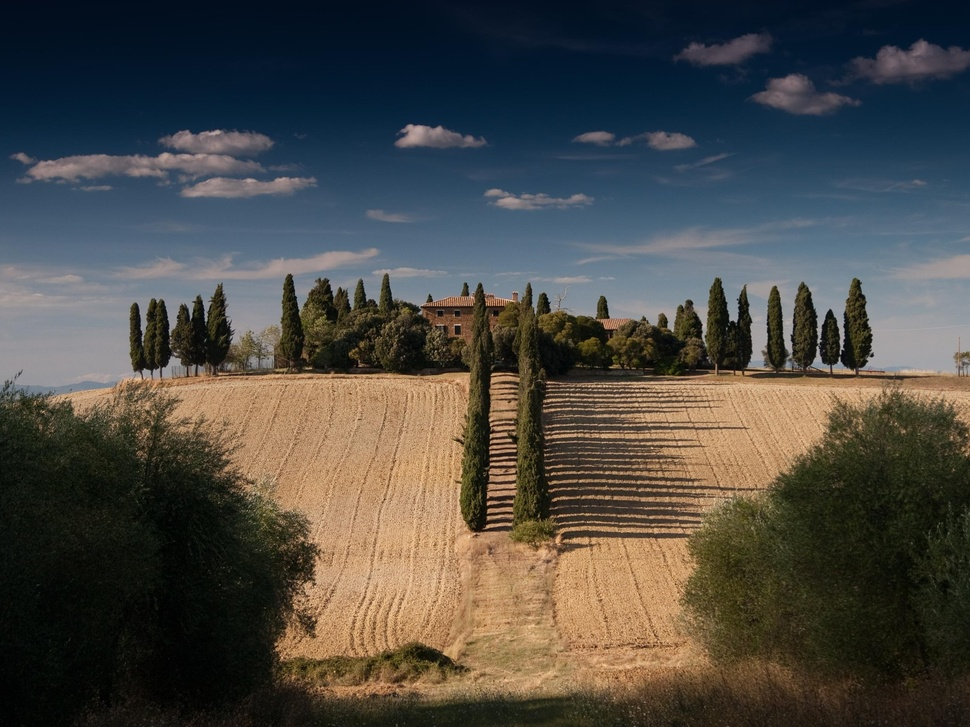
#> input picture pruebas/source.jpg, 970 x 727 px, shrunk from 2500 x 1875 before the run
$ python construirMosaico.py
#> lines starting #> are read from the running program, lines starting #| are printed output that depends on the picture
import imageio as img
import matplotlib.pyplot as plt
import os
import numpy as np
from PIL import Image
import math

def cargar_imagenes(route):
    """
    carga imagenes en una carpeta, la cual transformara en matrices numpy
    y los devolvera en una lista
    route -> direccion absoluta donde se encuentran las imagenes
    images -> lista de matrices de numpy ndarray
    """
    imagenes = []
    directory = os.fsencode(route)
    os.chdir(route)
    for file in os.listdir(directory):
        filename  = os.fsdecode(file)
        if filename.endswith(".jpg"):
            img = Image.open(filename)
            img.load()
            data = np.asarray(img,dtype="uint8")
            print(data.shape)
            imagenes.append(data)
            continue
        else:
            continue
    print("Se cargaron ", len(imagenes), "imagenes")
    return imagenes

def listaRGBtoGris(A):

    for i in range (len(A)):
        A[i] = conversion(A[i])

    return A


def listaRedim(A:[], h, w):

    for i in range (len(A)):

        A[i] = vecinoProximo(A[i], w, h)

    return A


def L1(a,b):

    return abs(np.mean(a) - np.mean(b))

def conversion(image):

    if np.array(image).ndim  < 3:
        return np.array(image)
    else:
        return np.mean(image,axis=2,dtype=np.uint8)


def vecinoProximo(A,w,h):

    A = np.array(A)

    altura, ancho = A.shape[0], A.shape[1] #dimensiones imagen

    new_image = [[A[int(altura * y / h)][int(ancho * x / w)]
                     for x in range(w)] for y in range(h)]

    return np.array(new_image)

def piezas(image, w, h): #--->lista de imagenes en partes, h y w dimensiones piezas

    image = Image.fromarray(image)

    width, height = image.size

    partes = []
    for x in range(0, width, w):
        for y in range(0, height, h):
            # print([x,y,x+w,y+h])
            partes.append((x, y, x + w, y + h))


    for i in range(len(partes)):
        partes[i] = image.crop(partes[i])
        partes[i] = np.array(partes[i])

    return partes #---> lista de la imagen en porciones np.array

def initMosaico(source, w, h, p):


    mAltura, mAncho = h * p , w * p


    return vecinoProximo(source,mAncho, mAltura)

def unir(lista_de_miniaturas,w_miniatura,h_miniatura):

    for i in range(len(lista_de_miniaturas)):
        lista_de_miniaturas[i] = np.array(lista_de_miniaturas[i])

    for i in range(len(lista_de_miniaturas)):
        lista_de_miniaturas[i] = Image.fromarray(lista_de_miniaturas[i])

    p = int(round(math.sqrt(len(lista_de_miniaturas))))

    blanco = Image.new(size = (w_miniatura* p, h_miniatura * p), mode ="L")

    coordenadas = []
    for x in range(0,blanco.size[0],w_miniatura):
        for y in range(0, blanco.size[1], h_miniatura):
            coordenadas.append((x,y,x+w_miniatura,y+h_miniatura))

    for i in range(len(lista_de_miniaturas)):
        blanco.paste(lista_de_miniaturas[i],(coordenadas[i]))

    return np.array(blanco)

def escogerMiniatura(bloque, miniaturas):

    candidatos = []
    for i in range(len(miniaturas)):

        candidatos.append(L1(bloque, miniaturas[i]))

    minimo = min(candidatos)
    index = candidatos.index(minimo)

    return index


def construirMosaico(source, miniaturas, p):

    source = np.array(source)

    for i in range (len(miniaturas)):
        miniaturas[i] = np.array(miniaturas[i])

    #source = conversion(np.array(source))

    miniaturas_en_gris = listaRGBtoGris(miniaturas)

    ejemplar = miniaturas[0]

    h,w = ejemplar.shape

    source = conversion(initMosaico(source,w,h,p))

    Height,Widht = source.shape #dimensiones ssource

    bloques = piezas(source,w,h)

    area = pow(p,2)
    indices = []
    for i in range(area):
        indices.append((escogerMiniatura(bloques[i], miniaturas_en_gris)))

    elegidas = []
    for i in indices:
        elegidas.append(miniaturas_en_gris[i])

    for i in range(area):
        elegidas[i] = Image.fromarray(elegidas[i])

    mosaico = unir(elegidas, w, h)

    return mosaico


imagen = Image.open('source.jpg')
#> imagen is the input picture: PIL image 970x727 RGB; mean R, G, B 75.6, 74, 69.3


#h,w = 88,250
p = 6


miniaturas = listaRedim(cargar_imagenes(b"C:\Users\user\Desktop\Proyecto2\imagenes"),75,100)
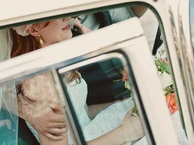
#> input picture imagenes/1013-500x375.jpg, 194 x 145 px, shrunk from 500 x 375 before the run
#> in cargar_imagenes, img is the input picture: PIL image 194x145 RGB; mean R, G, B 164.3, 159.3, 145.4
#| (145, 194, 3)
#| Se cargaron  1 imagenes
#> the loop in listaRedim, `for i in range (len(A)): ` made 1 pass
#> (altura in vecinoProximo, ancho in vecinoProximo) on pass 1: (145, 194)
#> after the loop in listaRedim, `for i in range (len(A)):`: A = 1 item
#> miniaturas = 1 item

Mosaico = construirMosaico(imagen,miniaturas, 10)
#> the loop in construirMosaico, `for i in range (len(miniaturas)):` made 1 pass
#> the loop in listaRGBtoGris, `for i in range (len(A)):` made 1 pass
#> in construirMosaico, `ejemplar = miniaturas[0]`:
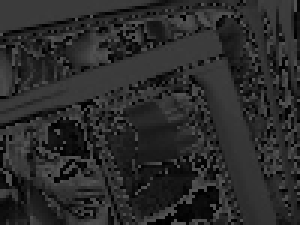
#> ejemplar: shape (75, 100) (shown 3 times larger); min 0, max 85, mean 42.9
#> in conversion (call 2), `return np.mean(image,axis=2,dtype=np.uint8)`:
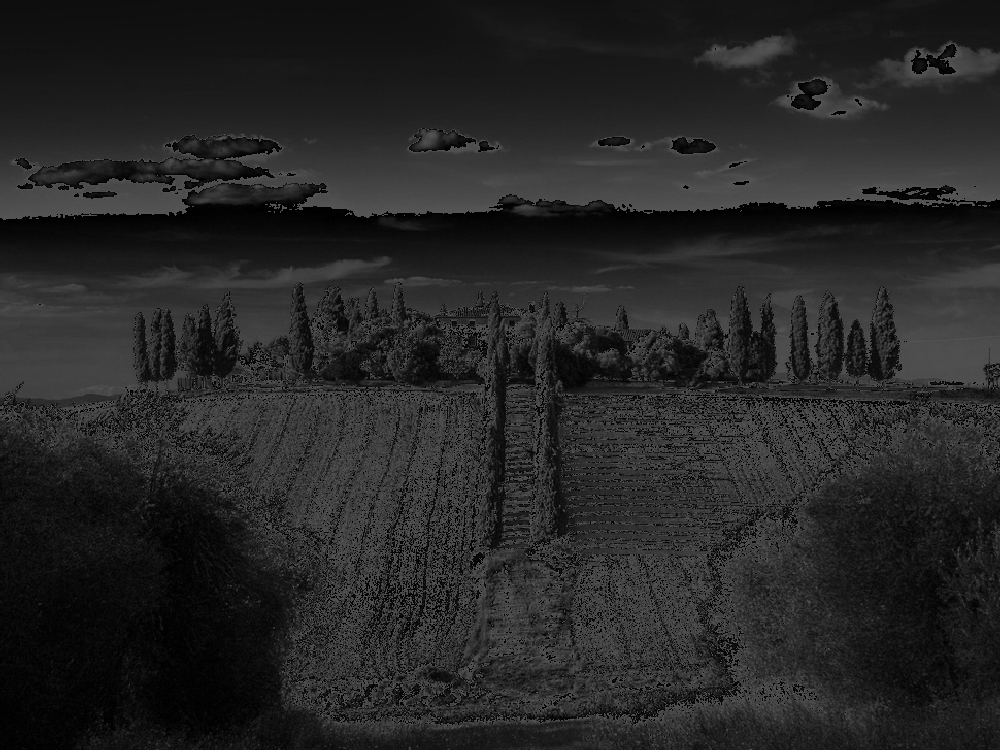
#> returned value: shape (750, 1000); min 0, max 85, mean 37.7
#> after the loop in piezas, `for i in range(len(partes)):`: partes = 100 items
#> after the loop in construirMosaico, `for i in range(area):`: indices = 100 values from 0 to 0
#> the loop in construirMosaico, `for i in indices:` made 100 passes
#> after the loop in construirMosaico, `for i in indices:`: elegidas = 100 items
#> the loop in unir, `for i in range(len(lista_de_miniaturas)):` made 100 passes
#> in unir, `p = int(round(math.sqrt(len(lista_de_miniaturas))))`: p = 10
#> in unir, `blanco = Image.new(size = (w_miniatura* p, h_miniatura * p), mode ="L")`: blanco: PIL image 1000x750 L; every value is 0
#> after the loop in unir, `for i in range(len(lista_de_miniaturas)):`:
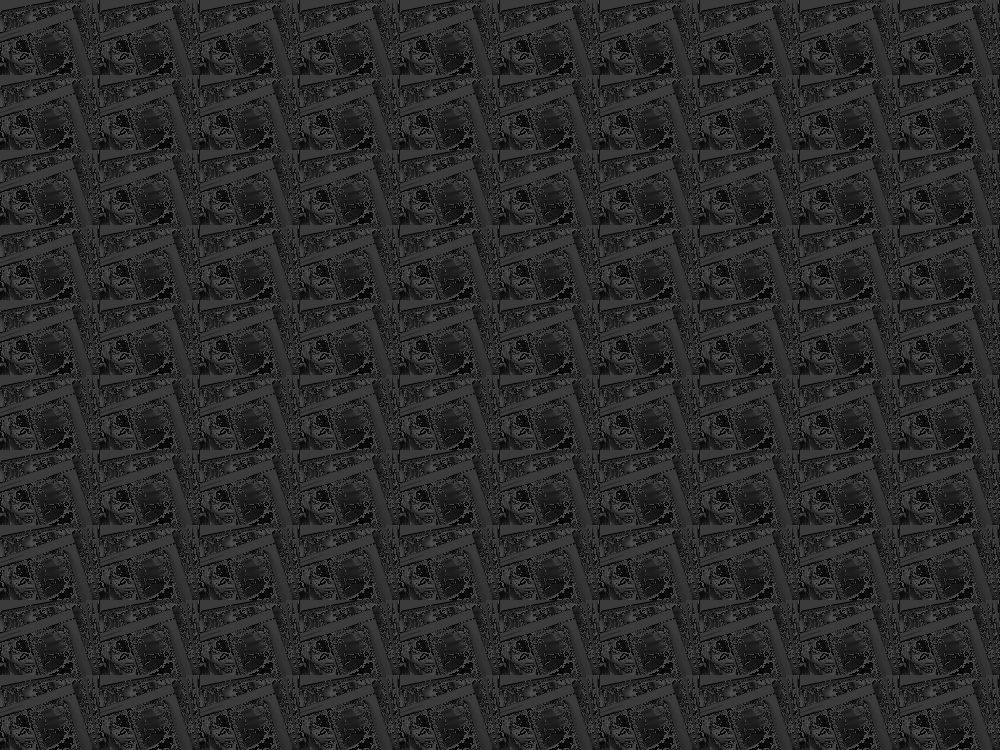
#> blanco: PIL image 1000x750 L; min 0, max 85, mean 42.9

plt.imshow(Mosaico)
plt.show()
